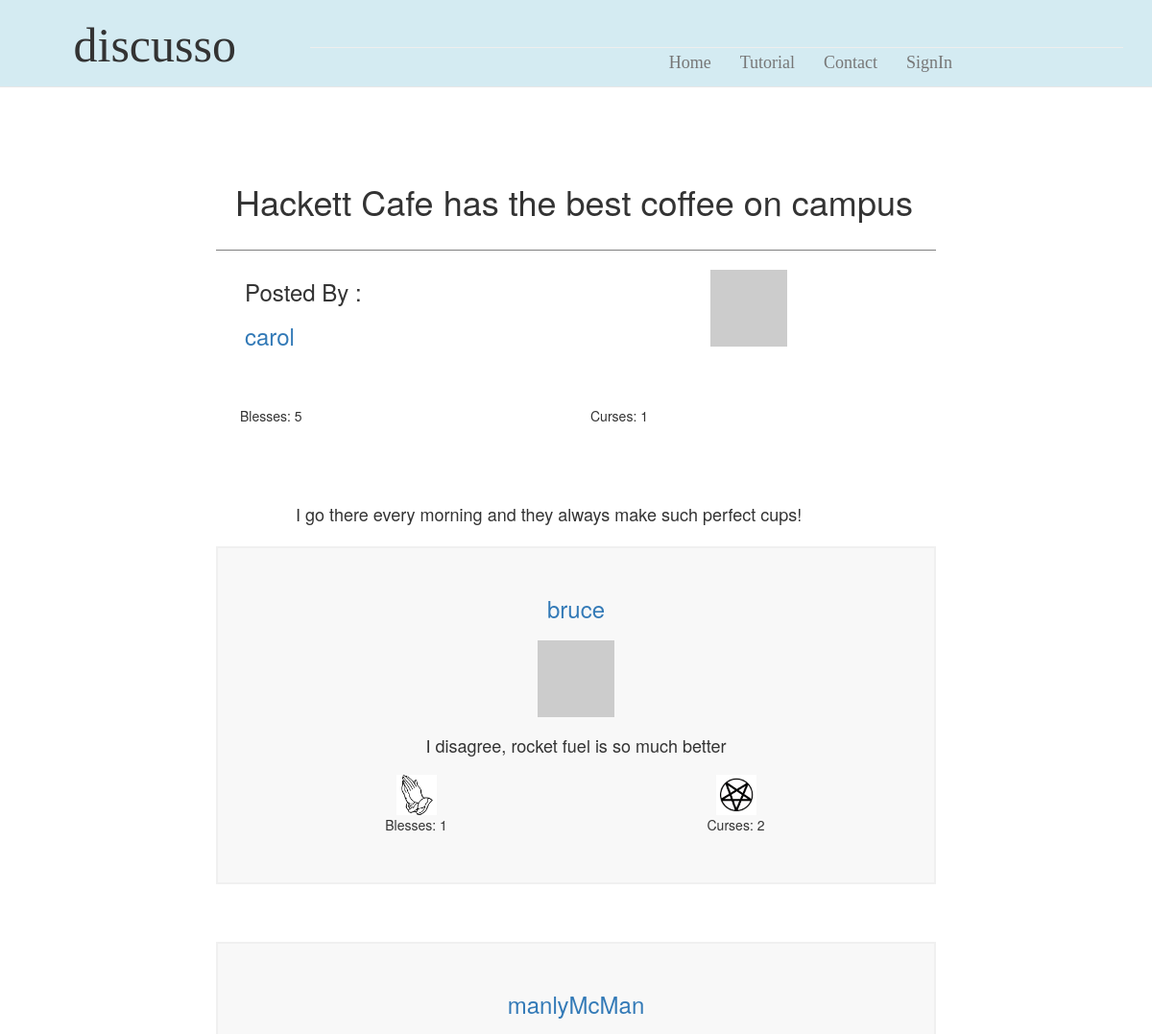
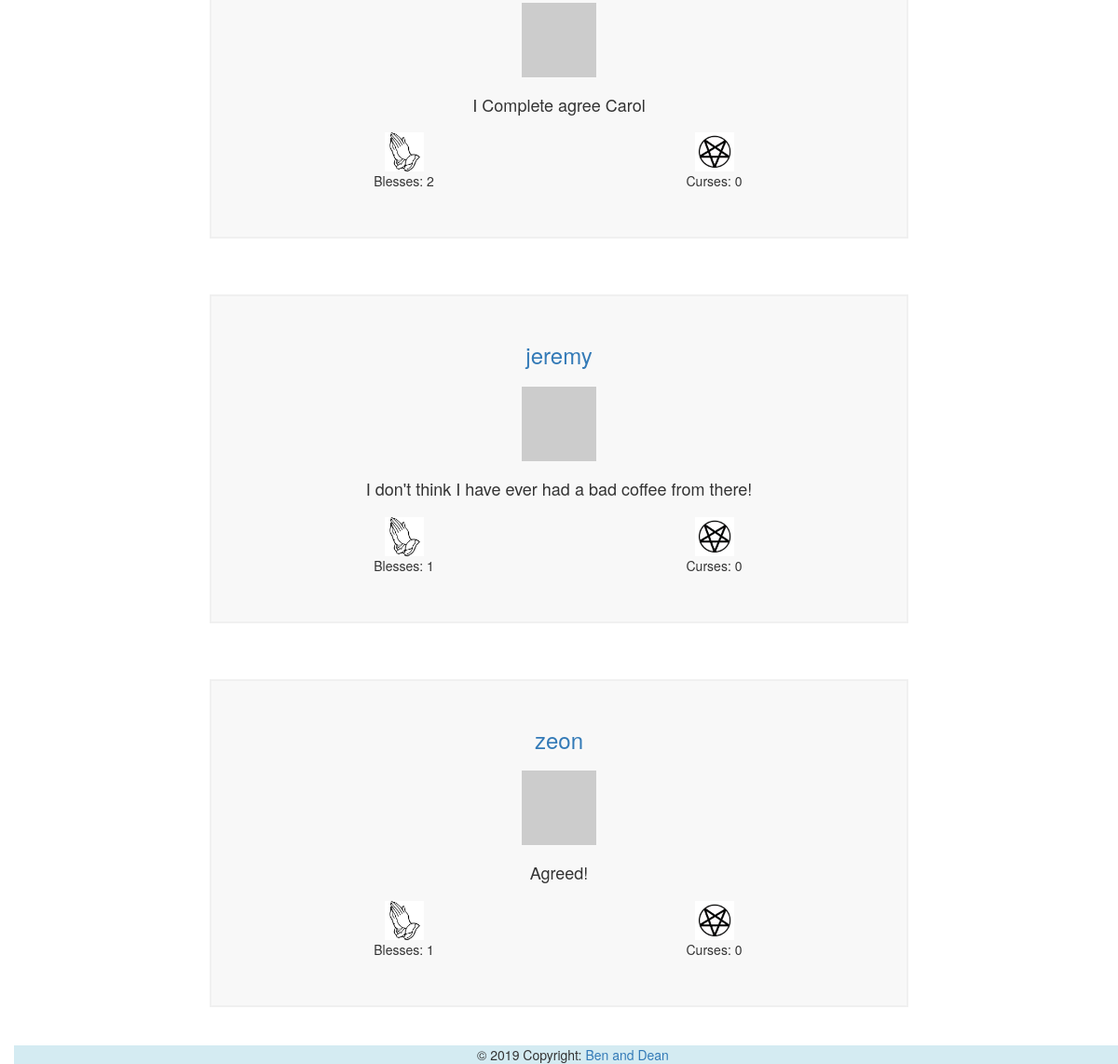
/topicpage/2, run on the app's committed database (2 pictures, top to bottom).
### app/models.py (models this page shows, shortened)
class Post(db.Model):
    id = db.Column(db.Integer, primary_key=True)
    title = db.Column(db.String(64))
    desc = db.Column(db.String(248))
    blesses = db.Column(db.Integer, default=0)
    curses = db.Column(db.Integer, default=0)
    timestamp = db.Column(db.DateTime, index=True, default=datetime.utcnow)
    user_id = db.Column(db.Integer, db.ForeignKey('user.id'))
    p_replies = db.relationship('Reply', backref='ogPost', lazy='dynamic')
    user_votes = db.relationship('Post_BC', backref='post', lazy='dynamic')

class User(UserMixin, db.Model):
    id = db.Column(db.Integer, primary_key=True)
    username = db.Column(db.String(64), index=True, unique=True)
    bio = db.Column(db.String(248))
    passwd_hash = db.Column(db.String(128))
    email = db.Column(db.String(120), index=True, unique=True)
    admin = db.Column(db.Boolean)
    blesses = db.Column(db.Integer, default=0)
    curses = db.Column(db.Integer, default=0)
    def avatar(self, size):
        digest = md5(self.email.lower().encode('utf-8')).hexdigest()
        return 'https://www.gravatar.com/avatar/{}?d=identicon&s={}'.format(
            digest, size)
    posts = db.relationship('Post', backref='author', lazy='dynamic')
    replies = db.relationship('Reply', backref='author', lazy='dynamic')

class Reply(db.Model):
    id = db.Column(db.Integer, primary_key=True)
    post_id = db.Column(db.Integer, db.ForeignKey('post.id'))
    text = db.Column(db.String(248))
    blesses = db.Column(db.Integer, default=0)
    curses = db.Column(db.Integer, default=0)
    timestamp = db.Column(db.DateTime, index=True, default=datetime.utcnow)
    stance = db.Column(db.Boolean)
    user_id = db.Column(db.Integer, db.ForeignKey('user.id'))
    user_votes = db.relationship('Reply_BC', backref='reply', lazy='dynamic')

### app/routes.py (the view, shortened to what this page needs)
@app.route('/topicpage/<postid>', methods=['GET', 'POST'])
def topic(postid):
    allUsers = User.query.all()
    myPost = Post.query.get(postid)
    if myPost is None:
        return render_template('404.html'), 404
    rForm = ReplyForm()
    myReply = myPost.p_replies.all()
    return render_template('topicpage.html', title='Topic', post=myPost, replies=myReply, form=rForm, user=allUsers)

### app/templates/topicpage.html (shortened to what this page needs)
{% extends "topbar.html" %}
{% block content %}
<div class="container-fluid">
	<div class="leftSide col-lg-2">
	</div>
	<div class="topicPage mainArea col-lg-8">
		<div id="question">
			<div class="special">
				<h1> {{post.title}} </h1>
			</div>
			{% for u in user %}
			{% if u.id == post.user_id %}
			<div class="poststuff container-fluid">
				<div class="col-lg-6">
					<h3> Posted By :</h3>
					<h3><a href="{{ url_for('profile',userid = '') }}{{u.id}}">{{u.username}}</a></li>
					</h3>
				</div>
				<div class="col-lg-6">
					<div class="imgBox">
						<img src="{{ u.avatar(128) }}">
					</div>
				</div>
			</div>
			{%endif%}
			{%endfor%}
			<div class="innerTopic container-fluid">
				{% if not current_user.is_anonymous %}
                    <div class="col-lg-6">
                        <a href= {{url_for('applyBCtoPost', uid=current_user.id, pid=post.id, option='bless')}}>
                            <img src="{{url_for('static', filename='prayingHands.jpg') }}"  style="width:42px;height:42px;border:0">
                        </a>
                        <p>Blesses: {{post.blesses}} </p>
                    </div>
                    <div class="col-lg-6">
                        <a href= {{url_for('applyBCtoPost', uid=current_user.id, pid=post.id, option='curse')}}>
                            <img src="{{url_for('static', filename='pentagram.jpg') }}"  style="width:42px;height:42px;border:0">
                        </a>
                        <p>Curses: {{post.curses}}</p>
                    </div>
                {% else %}
                    <div class="col-lg-6">
                        <p>Blesses: {{post.blesses}} </p>
                    </div>
                    <div class="col-lg-6">
                        <p>Curses: {{post.curses}} </p>
                    </div>
				{% endif %}
				<br>
				<br>
				<div class="blurb">
					<br>
					<p>{{post.desc}}</p>
				</div>
			</div>
		</div>
		{% for reply in replies %}
		<div class="comment">
			<div class="header">
				{% for u in user %}
				{% if u.id == reply.user_id %}
				<h3><a href="{{ url_for('profile',userid = '') }}{{u.id}}">{{u.username}}</a></li>
				</h3>
				<div class="imgBox">
					<img src="{{ u.avatar(36) }}">
				</div>
				{%endif%}
				{%endfor%}
				<h4> {{reply.text}} </h4>
			</div>
			<div class="innerTopic container-fluid">
					<div class="col-lg-6">
							<a class="button1" href= {{url_for('applyBCtoReply', reply_id=reply.id, option='bless')}}>
								<img src="{{url_for('static', filename='prayingHands.jpg') }}"  style="width:42px;height:42px;border:0">
							</a>
							<p>Blesses: {{reply.blesses}}</p>
						</div>
						<div class="col-lg-6">
							<a class="button2"href= {{url_for('applyBCtoReply', reply_id=reply.id, option='curse')}}>
								<img src="{{url_for('static', filename='pentagram.jpg') }}"  style="width:42px;height:42px;border:0">
							</a>
							<p>Curses: {{reply.curses}}</p>
						</div>
			</div>
		</div>
			<br>
			<br>
			<br>
			{% endfor %}
	</div>
	{% endblock %}

### app/static/stylesheet.css (style rules this page uses)
@media (min-width: 900px) { body { padding-top: 150px; } }
.innerTopic { padding: 10px; }
.special { padding: 20px; border-bottom: 1px solid grey; margin-bottom: 10px; }
.blurb p { font-size: large; padding-top: 40px; padding-left: 10%; padding-right: 10%; }
.imgBox { padding: 10px; text-align: center; }
.poststuff { padding-bottom: 40px; }
.comment { padding: 30px; text-align: center; background-color: #F8F8F8; border: 2px solid #F0F0F0; }

### data on the page
Post: title "Hackett Cafe has the best coffee on campus", blesses "5", curses "1", desc "I go there every morning and they always make such perfect cups!"
User: username "carol"
Reply: text "I disagree, rocket fuel is so much better", blesses "1", curses "2"
User: username "bruce"
Reply: text "I Complete agree Carol", blesses "2", curses "0"
User: username "manlyMcMan"
Reply: text "I don't think I have ever had a bad coffee from there!", blesses "1", curses "0"
User: username "jeremy"
Reply: text "Agreed!", blesses "1", curses "0"
User: username "zeon"
